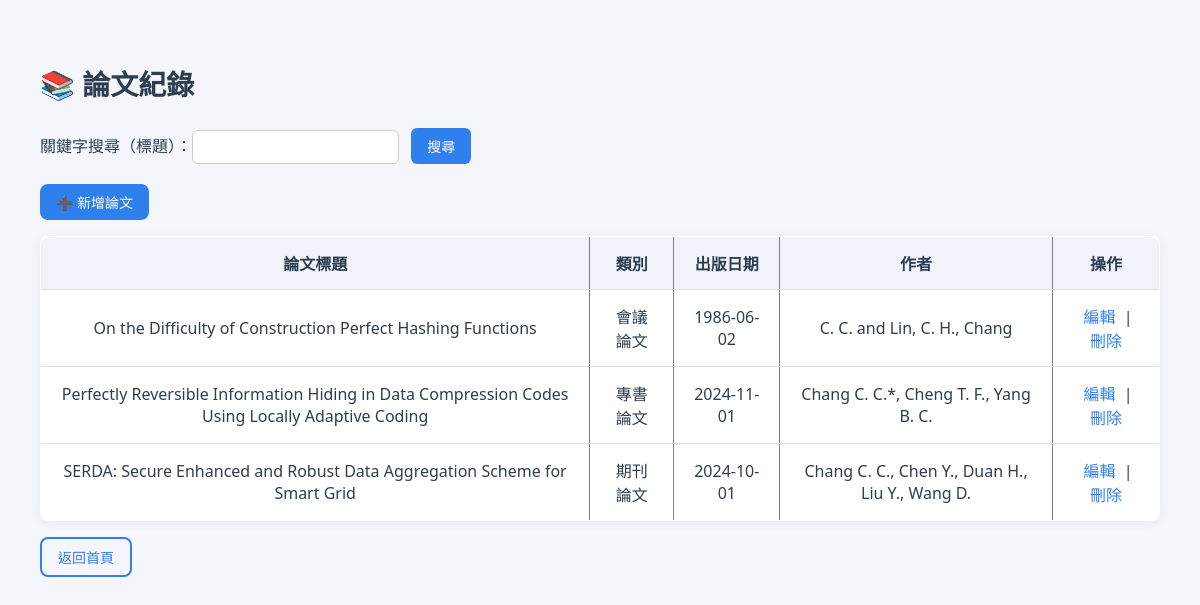
The app's page /paper_list.php (signed in) with its own data.
### tables this page shows
CREATE TABLE `Paper` (
  `paper_id` int(11) NOT NULL,
  `title` varchar(255) DEFAULT NULL,
  `category` enum('專書論文','會議論文','專書和技術報告','期刊論文') DEFAULT NULL,
  `teacher_id` int(11) DEFAULT NULL
);

CREATE TABLE `ConferencePaper` (
  `paper_id` int(11) NOT NULL,
  `conf_date` date DEFAULT NULL,
  `school` varchar(100) DEFAULT NULL,
  `conference_name` varchar(255) DEFAULT NULL
);

CREATE TABLE `BookPaper` (
  `paper_id` int(11) NOT NULL,
  `name` varchar(255) DEFAULT NULL,
  `pages` varchar(50) DEFAULT NULL,
  `publish_date` date DEFAULT NULL,
  `publisher` varchar(255) DEFAULT NULL
);

CREATE TABLE `JournalPaper` (
  `paper_id` int(11) NOT NULL,
  `publish_date` date DEFAULT NULL,
  `pages` varchar(50) DEFAULT NULL,
  `volume` varchar(50) DEFAULT NULL
);

### paper_list.php (the view, shortened to what this page needs)
<?php
require_once 'phpdb.php';
$teacher_id = $_SESSION['teacher_id'];
$keyword = $_GET['q'] ?? '';
?>
<!DOCTYPE html>
<html lang="zh-Hant">
<head>
    <link rel="stylesheet" href="paper_list_style.css">
</head>
<body>
<div class = "container">
<h2>📚 論文紀錄</h2>
<form method="get">
    關鍵字搜尋（標題）：<input type="text" name="q" value="<?= htmlspecialchars($keyword) ?>">
    <input type="submit" value="搜尋" class="btn">
</form>
<p><a href="paper_insert.php" class="btn">➕ 新增論文</a></p>
<table border="1" cellpadding="10">
    <tr>
        <th>論文標題</th><th>類別</th><th>出版日期</th><th>作者</th><th>操作</th>
    </tr>
    <?php
    if ($keyword !== '') {
        $stmt = mysqli_prepare($link, "SELECT * FROM Paper WHERE teacher_id = ? AND title LIKE ?");
        $kw = "%$keyword%";
        mysqli_stmt_bind_param($stmt, 'is', $teacher_id, $kw);
    } else {
        $stmt = mysqli_prepare($link, "SELECT * FROM Paper WHERE teacher_id = ?");
        mysqli_stmt_bind_param($stmt, 'i', $teacher_id);
    }
    mysqli_stmt_execute($stmt);
    $result = mysqli_stmt_get_result($stmt);
    while ($row = mysqli_fetch_assoc($result)) {
        $paper_id = $row['paper_id'];
        $category = $row['category'];
        $publish_date = '';
        $authors = [];
        switch ($category) {
            case '專書論文':
                $res = mysqli_query($link, "SELECT publish_date FROM BookPaper WHERE paper_id = $paper_id");
                $res2 = mysqli_query($link, "SELECT author FROM BookPaperAuthor WHERE paper_id = $paper_id");
                break;
            case '會議論文':
                $res = mysqli_query($link, "SELECT conf_date AS publish_date FROM ConferencePaper WHERE paper_id = $paper_id");
                $res2 = mysqli_query($link, "SELECT author FROM ConferencePaperAuthor WHERE paper_id = $paper_id");
                break;
            case '期刊論文':
                $res = mysqli_query($link, "SELECT publish_date FROM JournalPaper WHERE paper_id = $paper_id");
                $res2 = mysqli_query($link, "SELECT author FROM JournalPaperAuthor WHERE paper_id = $paper_id");
                break;
        }
        if ($res && mysqli_num_rows($res)) {
            $date_row = mysqli_fetch_assoc($res);
            $publish_date = $date_row['publish_date'] ?? '';
        }
        while ($a = mysqli_fetch_assoc($res2)) {
            $authors[] = $a['author'];
        }
        echo "<tr>";
        echo "<td>" . htmlspecialchars($row['title']) . "</td>";
        echo "<td>" . htmlspecialchars($category) . "</td>";
        echo "<td>" . htmlspecialchars($publish_date) . "</td>";
        echo "<td>" . htmlspecialchars(implode(', ', $authors)) . "</td>";
        echo "<td><a href='paper_update.php?paper_id=$paper_id'>編輯</a> | ";
        echo "<a href='paper_delete.php?paper_id=$paper_id' onclick='return confirm(\"確定要刪除？\")'>刪除</a></td>";
        echo "</tr>";
    }
    ?>
</table>
<p><a href="index576.php" class="btn btn-outline">返回首頁</a></p>
</div>
</body>
</html>

### paper_list_style.css (style rules this page uses)
body { font-family: "Noto Sans TC", "Segoe UI", Tahoma, sans-serif; background-color: #f4f6fb; margin: 0; padding: 40px; color: #2c3e50; }
h2 { font-size: 28px; margin-bottom: 25px; }
form { margin-bottom: 20px; }
input[type="text"] { padding: 8px 12px; font-size: 14px; border-radius: 6px; border: 1px solid #ccc; margin-right: 8px; }
input[type="submit"] { padding: 8px 16px; font-size: 14px; background-color: #2f80ed; color: white; border: none; border-radius: 6px; cursor: pointer; transition: all 0.2s ease; }
table { width: 100%; border-collapse: collapse; margin-top: 15px; background: white; border-radius: 8px; box-shadow: 0 2px 12px rgba(0,0,0,0.05); overflow: hidden; }
th, td { padding: 14px 18px; border-bottom: 1px solid #e0e0e0; text-align: center; }
th { background-color: #f0f4fa; font-weight: 600; }
td a { color: #2f80ed; text-decoration: none; font-weight: 500; margin: 0 4px; }
.btn { display: inline-block; padding: 8px 16px; font-size: 14px; background-color: #2f80ed; color: white; border: none; border-radius: 8px; cursor: pointer; font-weight: 500; text-decoration: none; transition: all 0.3s ease; }
.btn-outline { background-color: transparent; border: 2px solid #2f80ed; color: #2f80ed; }

### records on screen
paper: title "On the Difficulty of Construction Perfect Hashing Functions", category "會議論文", conferencepaper.conf_date "1986-06-02", authors "C. C. and Lin, C. H., Chang"
paper: title "Perfectly Reversible Information Hiding in Data Compression Codes Using Locally Adaptive Coding", category "專書論文", bookpaper.publish_date "2024-11-01", authors "Chang C. C.*, Cheng T. F., Yang B. C."
paper: title "SERDA: Secure Enhanced and Robust Data Aggregation Scheme for Smart Grid", category "期刊論文", journalpaper.publish_date "2024-10-01", authors "Chang C. C., Chen Y., Duan H., Liu Y., Wang D."
